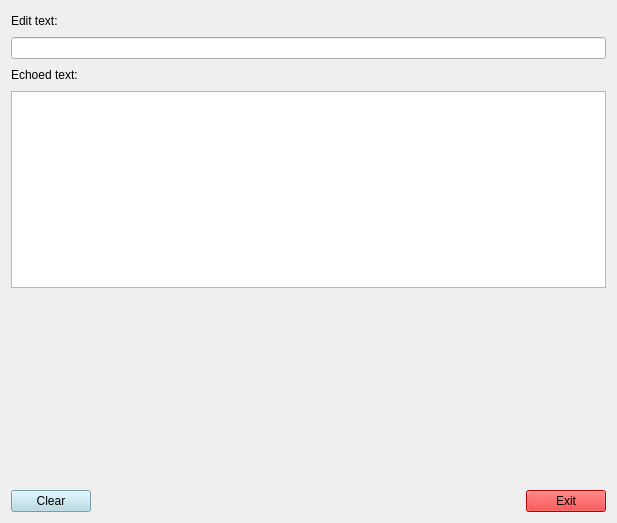
<?xml version="1.0" encoding="UTF-8"?>
<ui version="4.0">
 <class>TextEcho</class>
 <widget class="QWidget" name="TextEcho">
  <property name="geometry">
   <rect>
    <x>0</x>
    <y>0</y>
    <width>617</width>
    <height>523</height>
   </rect>
  </property>
  <property name="windowTitle">
   <string>Form</string>
  </property>
  <layout class="QVBoxLayout" name="verticalLayout">
   <item>
    <layout class="QHBoxLayout" name="horizontalLayout">
     <item>
      <widget class="QLabel" name="label">
       <property name="text">
        <string>Edit text:</string>
       </property>
      </widget>
     </item>
     <item>
      <spacer name="horizontalSpacer_2">
       <property name="orientation">
        <enum>Qt::Horizontal</enum>
       </property>
       <property name="sizeHint" stdset="0">
        <size>
         <width>40</width>
         <height>20</height>
        </size>
       </property>
      </spacer>
     </item>
    </layout>
   </item>
   <item>
    <widget class="QLineEdit" name="lineEdit"/>
   </item>
   <item>
    <layout class="QHBoxLayout" name="horizontalLayout_2">
     <item>
      <widget class="QLabel" name="label_2">
       <property name="text">
        <string>Echoed text:</string>
       </property>
      </widget>
     </item>
     <item>
      <spacer name="horizontalSpacer_3">
       <property name="orientation">
        <enum>Qt::Horizontal</enum>
       </property>
       <property name="sizeHint" stdset="0">
        <size>
         <width>40</width>
         <height>20</height>
        </size>
       </property>
      </spacer>
     </item>
    </layout>
   </item>
   <item>
    <widget class="QPlainTextEdit" name="plainTextEdit_2">
     <property name="readOnly">
      <bool>true</bool>
     </property>
    </widget>
   </item>
   <item>
    <spacer name="verticalSpacer">
     <property name="orientation">
      <enum>Qt::Vertical</enum>
     </property>
     <property name="sizeHint" stdset="0">
      <size>
       <width>20</width>
       <height>170</height>
      </size>
     </property>
    </spacer>
   </item>
   <item>
    <layout class="QHBoxLayout" name="horizontalLayout_3">
     <item>
      <widget class="QPushButton" name="pushButton">
       <property name="styleSheet">
        <string notr="true">background-color: lightblue;</string>
       </property>
       <property name="text">
        <string>Clear</string>
       </property>
      </widget>
     </item>
     <item>
      <spacer name="horizontalSpacer">
       <property name="orientation">
        <enum>Qt::Horizontal</enum>
       </property>
       <property name="sizeHint" stdset="0">
        <size>
         <width>40</width>
         <height>20</height>
        </size>
       </property>
      </spacer>
     </item>
     <item>
      <widget class="QPushButton" name="pushButton_2">
       <property name="styleSheet">
        <string notr="true">background-color: red</string>
       </property>
       <property name="text">
        <string>Exit</string>
       </property>
      </widget>
     </item>
    </layout>
   </item>
  </layout>
 </widget>
 <resources/>
 <connections>
  <connection>
   <sender>pushButton_2</sender>
   <signal>released()</signal>
   <receiver>TextEcho</receiver>
   <slot>close()</slot>
   <hints>
    <hint type="sourcelabel">
     <x>528</x>
     <y>496</y>
    </hint>
    <hint type="destinationlabel">
     <x>437</x>
     <y>475</y>
    </hint>
   </hints>
  </connection>
  <connection>
   <sender>pushButton</sender>
   <signal>released()</signal>
   <receiver>plainTextEdit_2</receiver>
   <slot>clear()</slot>
   <hints>
    <hint type="sourcelabel">
     <x>41</x>
     <y>495</y>
    </hint>
    <hint type="destinationlabel">
     <x>97</x>
     <y>266</y>
    </hint>
   </hints>
  </connection>
  <connection>
   <sender>pushButton</sender>
   <signal>released()</signal>
   <receiver>lineEdit</receiver>
   <slot>clear()</slot>
   <hints>
    <hint type="sourcelabel">
     <x>39</x>
     <y>512</y>
    </hint>
    <hint type="destinationlabel">
     <x>59</x>
     <y>50</y>
    </hint>
   </hints>
  </connection>
  <connection>
   <sender>lineEdit</sender>
   <signal>textEdited(QString)</signal>
   <receiver>plainTextEdit_2</receiver>
   <slot>setPlainText(QString)</slot>
   <hints>
    <hint type="sourcelabel">
     <x>391</x>
     <y>50</y>
    </hint>
    <hint type="destinationlabel">
     <x>356</x>
     <y>149</y>
    </hint>
   </hints>
  </connection>
 </connections>
</ui>
